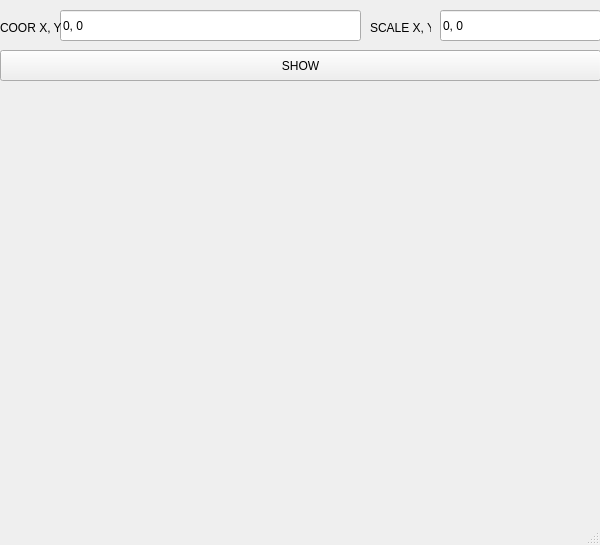
<?xml version="1.0" encoding="UTF-8"?>
<ui version="4.0">
 <class>MainWindow</class>
 <widget class="QMainWindow" name="MainWindow">
  <property name="geometry">
   <rect>
    <x>0</x>
    <y>0</y>
    <width>600</width>
    <height>545</height>
   </rect>
  </property>
  <property name="minimumSize">
   <size>
    <width>600</width>
    <height>545</height>
   </size>
  </property>
  <property name="maximumSize">
   <size>
    <width>601</width>
    <height>545</height>
   </size>
  </property>
  <property name="windowTitle">
   <string>MainWindow</string>
  </property>
  <widget class="QWidget" name="centralwidget">
   <widget class="QLineEdit" name="coor_x_y">
    <property name="geometry">
     <rect>
      <x>60</x>
      <y>10</y>
      <width>301</width>
      <height>31</height>
     </rect>
    </property>
    <property name="text">
     <string>0, 0</string>
    </property>
   </widget>
   <widget class="QLineEdit" name="scale_x_y">
    <property name="geometry">
     <rect>
      <x>440</x>
      <y>10</y>
      <width>161</width>
      <height>31</height>
     </rect>
    </property>
    <property name="text">
     <string>0, 0</string>
    </property>
   </widget>
   <widget class="QLabel" name="label">
    <property name="geometry">
     <rect>
      <x>0</x>
      <y>20</y>
      <width>61</width>
      <height>16</height>
     </rect>
    </property>
    <property name="text">
     <string>COOR X, Y:</string>
    </property>
   </widget>
   <widget class="QLabel" name="label_3">
    <property name="geometry">
     <rect>
      <x>370</x>
      <y>20</y>
      <width>61</width>
      <height>16</height>
     </rect>
    </property>
    <property name="text">
     <string>SCALE X, Y:</string>
    </property>
   </widget>
   <widget class="QPushButton" name="show_button">
    <property name="geometry">
     <rect>
      <x>0</x>
      <y>50</y>
      <width>601</width>
      <height>31</height>
     </rect>
    </property>
    <property name="text">
     <string>SHOW</string>
    </property>
   </widget>
   <widget class="QLabel" name="show_map">
    <property name="geometry">
     <rect>
      <x>0</x>
      <y>80</y>
      <width>621</width>
      <height>441</height>
     </rect>
    </property>
    <property name="text">
     <string/>
    </property>
   </widget>
  </widget>
  <widget class="QMenuBar" name="menubar">
   <property name="geometry">
    <rect>
     <x>0</x>
     <y>0</y>
     <width>600</width>
     <height>20</height>
    </rect>
   </property>
  </widget>
  <widget class="QStatusBar" name="statusbar"/>
 </widget>
 <resources/>
 <connections/>
</ui>
